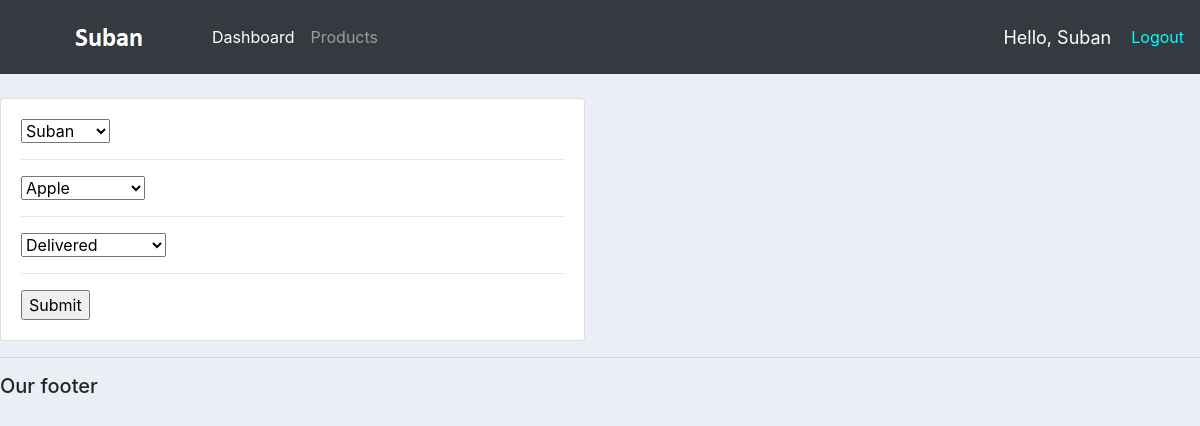
/update_order/7/ (signed in), run on the app's committed database.
### accounts/models.py (models this page shows, shortened)
class Order(models.Model):
    STATUS = (
        ('Pending', 'Pending'),
        ('Out For Delivery', 'Out For Delivery'),
        ('Delivered', 'Delivered')
    )
    customer = models.ForeignKey(Customer, null=True, on_delete= models.SET_NULL)
    product = models.ForeignKey(Product, null=True, on_delete= models.SET_NULL)
    date_created = models.DateTimeField(auto_now_add=True)
    status = models.CharField(max_length=50, null=True, choices=STATUS)

### accounts/decorators.py (the view)
        def wrapper_func(request, *args, **kwargs):
            group = None
            if request.user.groups.exists():
                group = request.user.groups.all()[0].name
            if group in allowed_roles:
                return view_func(request, *args, **kwargs)
            else:
                return HttpResponse("You are not authorized to view this page.")

### accounts/forms.py
class OrderForm(ModelForm):
    class Meta:
        model = Order
        fields = '__all__'

### accounts/models.py (called while the page is built)
    def __str__(self):
        return self.name

    def __str__(self):
        return self.name

### accounts/views.py (called while the page is built)
@login_required(login_url='login')
@allowed_users(allowed_roles=['admin'])
def updateOrder(request, pk):
    order = Order.objects.get(id=pk)
    form = OrderForm(instance=order)
    if request.method=='POST':
        form = OrderForm(request.POST, instance=order)
        if form.is_valid:
            form.save()
            return redirect('/')
    context = {'formset':form}
    return render(request, 'accounts/order_form.html', context)

### accounts/templates/accounts/order_form.html (shortened to what this page needs)
{% extends 'accounts/main.html' %}
{% load static %}
{% block content %}
<br>
    <div class="row">
        <div class="col-md-6">
            <div class="card card-body">
                <form action="" method="POST">
                {% for form in formset %}
                    {{form}}
                    <hr>
                {% endfor %}
                <input type="submit" name="Submit">
            </div>
        </div>
    </div>
{% endblock content %}

### accounts/templates/accounts/navbar.html (shortened to what this page needs)
{% load static %}
<nav class="navbar navbar-expand-lg navbar-dark bg-dark">
    <img src="{% static 'images/logo.png' %}" alt="">
    <div class="collapse navbar-collapse" id="navbarNav">
      <ul class="navbar-nav">
        {% if request.user.is_staff %}
        <li class="nav-item active">
          <a class="nav-link" href="{% url 'home' %}">Dashboard</a>
        </li>
        <li class="nav-item">
          <a class="nav-link" href="{% url 'products' %}">Products</a>
        </li>
        {% else %}
        <li class="nav-item">
        <a class="nav-link" href={% url 'account' %}>Settings</a>
        </li>
        {% endif %}
      </ul>
    </div>
    <span class="hello-msg">Hello, {{request.user}}</span>
    <span><a class="logout-btn" href="{% url 'logout' %}">Logout</a></span>
  </nav>

### static/css/main.css (style rules this page uses)
body { background-color: #ebeff5; }

### accounts/templates/accounts/navbar.html (style rules this page uses)
.hello-msg { color: white; font-size: 18px; margin-right: 20px; }
.logout-btn { text-decoration:none; color:cyan; }

### data on the page
Order: formset "Suban" "Apple" "Delivered"

### other printed values
{{ request.user }} "Suban"
